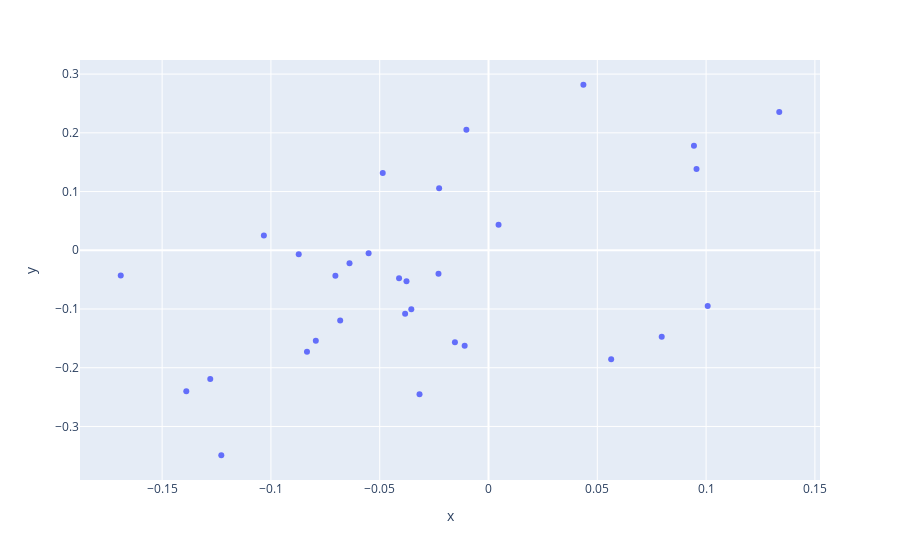

Notebook code for this chart:
### Code cell
y_hat = results.predict(x_test)

fig = px.scatter(x=y_hat,y=y_test)
fig.show()

### Figure 1 — Plotly figure (JSON) as saved in the notebook; plotly's stock layout.template omitted (floating-point values rounded to 4 significant figures)
{"data": [{"hoverlabel": {"namelength": 0}, "hovertemplate": "x=%{x}<br>y=%{y}", "legendgroup": "", "marker": {"color": "#636efa", "symbol": "circle"}, "mode": "markers", "name": "", "showlegend": false, "type": "scatter", "x": [-0.04111, -0.1389, -0.03769, -0.1032, 0.1336, 0.04361, 0.09442, 0.09559, -0.03171, -0.02269, -0.03548, 0.004617, -0.07937, 0.0796, -0.08722, -0.01544, -0.04861, -0.169, 0.1007, -0.0551, -0.07037, -0.06388, -0.03832, -0.02298, -0.01096, -0.01017, -0.08343, 0.05637, -0.1228, -0.06816, -0.1279], "xaxis": "x", "y": [-0.04761, -0.2399, -0.05277, 0.02525, 0.2355, 0.2819, 0.178, 0.1382, -0.245, 0.1057, -0.1003, 0.04352, -0.1541, -0.1474, -0.006718, -0.1564, 0.1317, -0.04307, -0.09507, -0.00486, -0.04331, -0.02229, -0.108, -0.0398, -0.1624, 0.2053, -0.1727, -0.1854, -0.349, -0.1195, -0.2191], "yaxis": "y"}], "layout": {"legend": {"tracegroupgap": 0}, "margin": {"t": 60}, "xaxis": {"anchor": "y", "domain": [0, 1], "title": {"text": "x"}}, "yaxis": {"anchor": "x", "domain": [0, 1], "title": {"text": "y"}}}}
